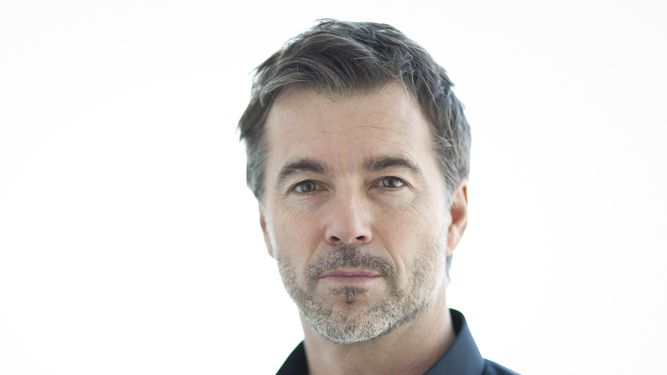
#> input picture images/input1.jpg, 667 x 375 px
$ python face_eye_detect_static_image.py
#> lines starting #> are read from the running program, lines starting #| are printed output that depends on the picture; after the words box and inside, x2 and y2 are one past the last pixel; in counts of white or black regions, pixels touching at a corner belong together
# importing the necessary library
import cv2 as cv
import numpy as np

#loading cascade classifiers
face_cascade = cv.CascadeClassifier("haarcascades\haarcascade_frontalface_default.xml")
eye_cascade = cv.CascadeClassifier("haarcascades\haarcascade_eye.xml")

#reading image and convert it into gray scale
img = cv.imread("images/input1.jpg")
#> img is the input picture: shape (375, 667, 3); mean B, G, R 222, 224.1, 227.2
gray = cv.cvtColor(img, cv.COLOR_BGR2GRAY)
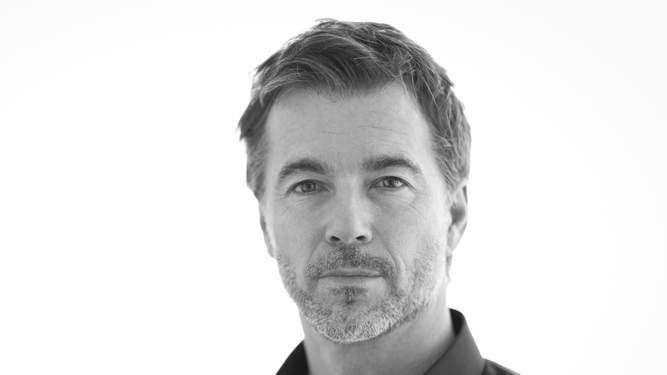
#> gray: shape (375, 667); min 23, max 255, mean 224.8

#detecting faces in image using cascade classifier
faces = face_cascade.detectMultiScale(gray, 1.3, 5)
#> faces = [[232, 89, 231, 231]]

#drawing rectangle and detecting eyes
for (x,y,w,h) in faces:
    cv.rectangle(img, (x,y), (x+w,y+h), (255,0,0),2)

    region_gray = gray[y:y+h, x:x+w]
    region_color = img[y:y+h, x:x+w]

    #detecting eyes
    eyes = eye_cascade.detectMultiScale(region_gray)

    for (ex,ey,ew,eh) in eyes:
        cv.rectangle(region_color, (ex,ey), (ex+ew,ey+eh), (0,255,0), 2)
#> this loop made 1 pass
#> (x, y, w, h, eyes) on pass 1: (232, 89, 231, 231, [[46, 72, 51, 51], [129, 71, 49, 49]])
#> pass 1, `region_gray = gray[y:y+h, x:x+w]`:
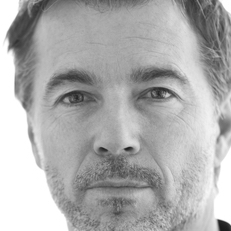
#> region_gray: shape (231, 231); min 26, max 255, mean 174.1
#> pass 1, `region_color = img[y:y+h, x:x+w]`:
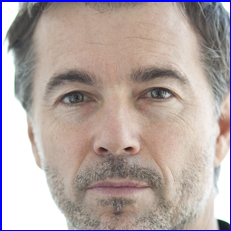
#> region_color: shape (231, 231, 3); mean B, G, R 163.7, 166, 179.7
#> after the loop:
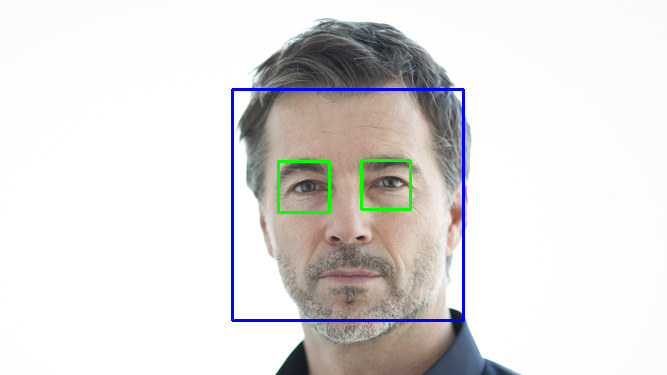
#> img: shape (375, 667, 3); 1.58% of pixels changed, all inside (x1, y1, x2, y2) = (231, 88, 465, 322)
#> after the loop:
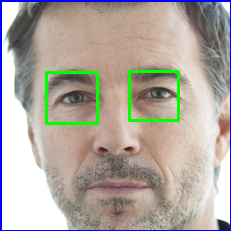
#> region_color: shape (231, 231, 3); 2.23% of pixels changed, all inside (x1, y1, x2, y2) = (45, 70, 180, 125)

cv.imwrite("output_result/face_eye_detect.jpg",img)
cv.imshow('Image', img)
cv.waitKey(0)
cv.destroyAllWindows()

$ run again, with images/input0.jpg copied over images/input1.jpg
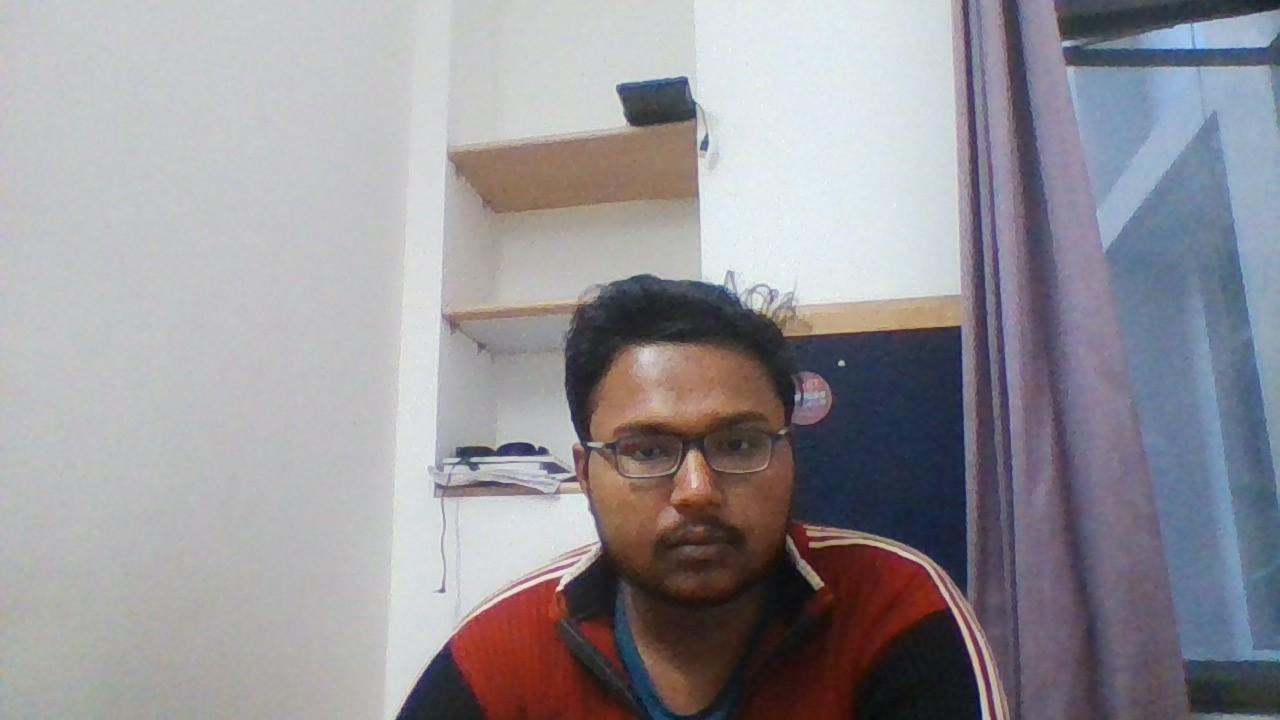
#> input picture images/input0.jpg, 1280 x 720 px
#> img is the input picture: shape (720, 1280, 3); mean B, G, R 152.5, 147.3, 150.1
#> faces = [[569, 348, 255, 255]]
#> the loop `for (x,y,w,h) in faces:` made 1 pass
#> (x, y, w, h, eyes) on pass 1: (569, 348, 255, 255, [[144, 75, 41, 41]])
#> after the loop `for (x,y,w,h) in faces:`:
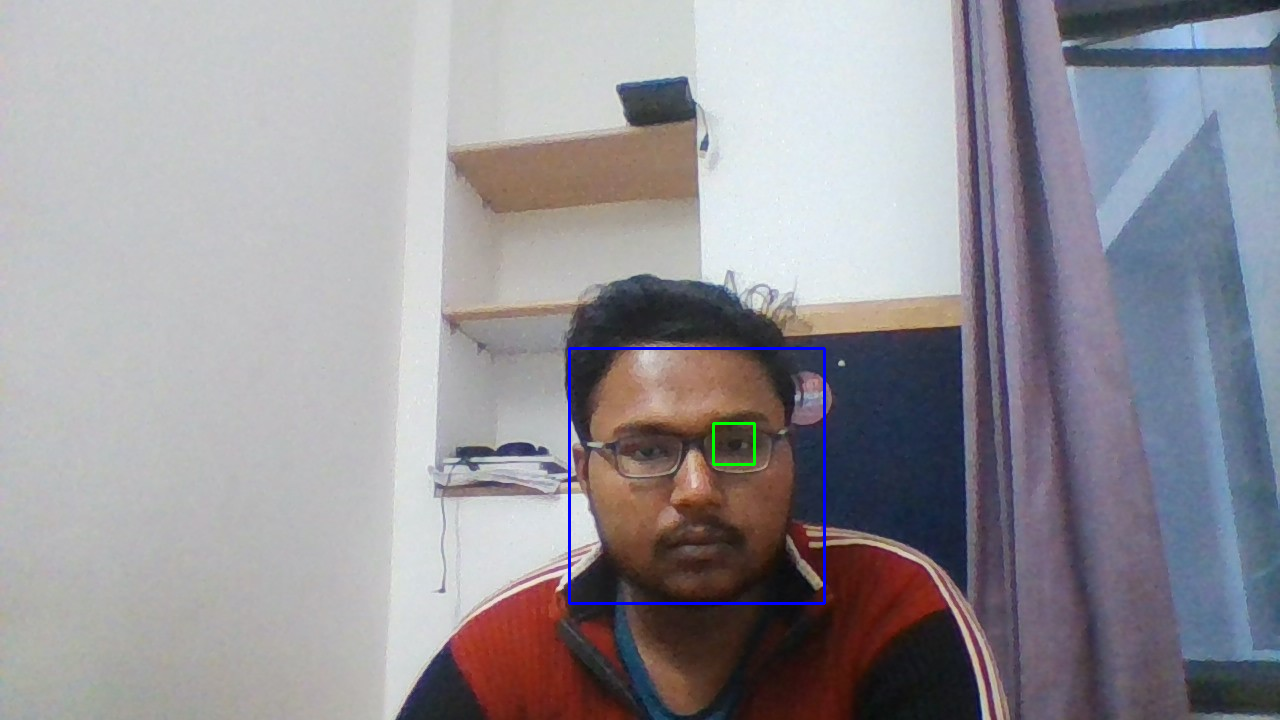
#> img: shape (720, 1280, 3); 0.38% of pixels changed, all inside (x1, y1, x2, y2) = (568, 347, 826, 605)
#> after the loop `for (x,y,w,h) in faces:`:
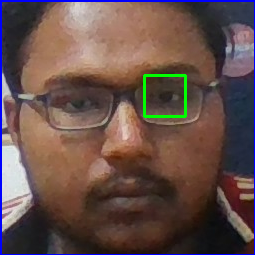
#> region_color: shape (255, 255, 3); mean B, G, R 74.6, 79.2, 101
